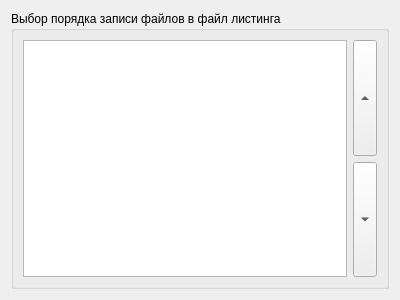
<?xml version="1.0" encoding="UTF-8"?>
<ui version="4.0">
 <class>ChooseFilesOrderPage</class>
 <widget class="QWizardPage" name="ChooseFilesOrderPage">
  <property name="geometry">
   <rect>
    <x>0</x>
    <y>0</y>
    <width>400</width>
    <height>300</height>
   </rect>
  </property>
  <property name="windowTitle">
   <string>WizardPage</string>
  </property>
  <layout class="QGridLayout" name="gridLayout">
   <item row="0" column="0">
    <widget class="QGroupBox" name="groupBox">
     <property name="title">
      <string>Выбор порядка записи файлов в файл листинга</string>
     </property>
     <layout class="QGridLayout" name="gridLayout_2">
      <item row="0" column="0" rowspan="2">
       <widget class="QListWidget" name="listWidget"/>
      </item>
      <item row="0" column="1">
       <widget class="QToolButton" name="upArrowButton">
        <property name="sizePolicy">
         <sizepolicy hsizetype="Fixed" vsizetype="Expanding">
          <horstretch>0</horstretch>
          <verstretch>0</verstretch>
         </sizepolicy>
        </property>
        <property name="text">
         <string>...</string>
        </property>
        <property name="arrowType">
         <enum>Qt::UpArrow</enum>
        </property>
       </widget>
      </item>
      <item row="1" column="1">
       <widget class="QToolButton" name="downArrowButton">
        <property name="sizePolicy">
         <sizepolicy hsizetype="Fixed" vsizetype="Expanding">
          <horstretch>0</horstretch>
          <verstretch>0</verstretch>
         </sizepolicy>
        </property>
        <property name="text">
         <string>...</string>
        </property>
        <property name="arrowType">
         <enum>Qt::DownArrow</enum>
        </property>
       </widget>
      </item>
     </layout>
    </widget>
   </item>
  </layout>
 </widget>
 <resources/>
 <connections/>
</ui>
